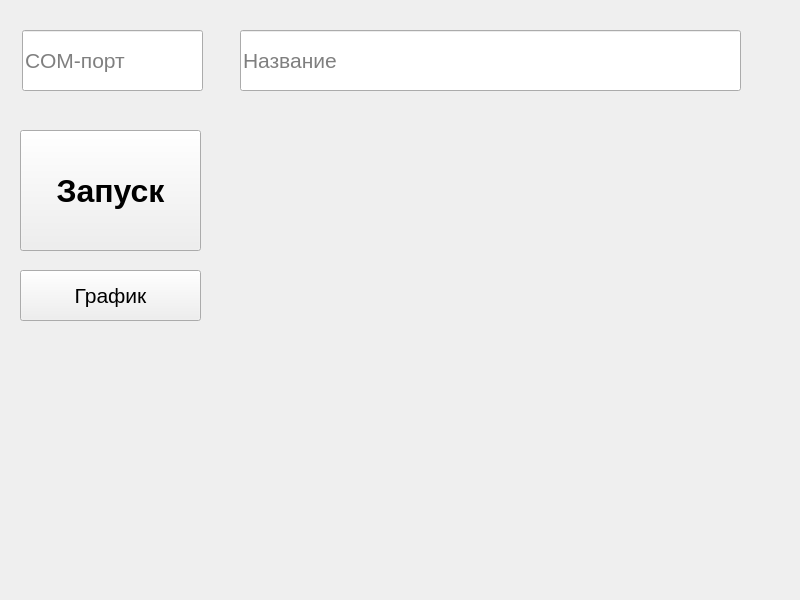
<?xml version="1.0" encoding="UTF-8"?>
<ui version="4.0">
 <class>MainWindow</class>
 <widget class="QMainWindow" name="MainWindow">
  <property name="geometry">
   <rect>
    <x>0</x>
    <y>0</y>
    <width>800</width>
    <height>600</height>
   </rect>
  </property>
  <property name="windowTitle">
   <string>Sensitive Photographer</string>
  </property>
  <widget class="QWidget" name="centralwidget">
   <widget class="QPushButton" name="StartBtn">
    <property name="geometry">
     <rect>
      <x>20</x>
      <y>130</y>
      <width>181</width>
      <height>121</height>
     </rect>
    </property>
    <property name="font">
     <font>
      <pointsize>24</pointsize>
      <bold>true</bold>
     </font>
    </property>
    <property name="text">
     <string>Запуск</string>
    </property>
   </widget>
   <widget class="QLineEdit" name="lineEdit">
    <property name="geometry">
     <rect>
      <x>22</x>
      <y>30</y>
      <width>181</width>
      <height>61</height>
     </rect>
    </property>
    <property name="font">
     <font>
      <pointsize>16</pointsize>
     </font>
    </property>
    <property name="inputMask">
     <string/>
    </property>
    <property name="text">
     <string/>
    </property>
    <property name="placeholderText">
     <string>COM-порт</string>
    </property>
   </widget>
   <widget class="QLineEdit" name="lineEdit_2">
    <property name="geometry">
     <rect>
      <x>240</x>
      <y>30</y>
      <width>501</width>
      <height>61</height>
     </rect>
    </property>
    <property name="font">
     <font>
      <pointsize>16</pointsize>
     </font>
    </property>
    <property name="placeholderText">
     <string>Название</string>
    </property>
   </widget>
   <widget class="QPushButton" name="GraphBtn">
    <property name="geometry">
     <rect>
      <x>20</x>
      <y>270</y>
      <width>181</width>
      <height>51</height>
     </rect>
    </property>
    <property name="font">
     <font>
      <pointsize>16</pointsize>
     </font>
    </property>
    <property name="text">
     <string>График</string>
    </property>
   </widget>
   <widget class="QLabel" name="label">
    <property name="geometry">
     <rect>
      <x>220</x>
      <y>130</y>
      <width>541</width>
      <height>401</height>
     </rect>
    </property>
    <property name="text">
     <string/>
    </property>
    <property name="pixmap">
     <pixmap>../../../../Images/632470_screenshots_20191022113843_1.jpg</pixmap>
    </property>
    <property name="wordWrap">
     <bool>false</bool>
    </property>
    <property name="openExternalLinks">
     <bool>false</bool>
    </property>
   </widget>
  </widget>
  <widget class="QMenuBar" name="menubar">
   <property name="geometry">
    <rect>
     <x>0</x>
     <y>0</y>
     <width>800</width>
     <height>29</height>
    </rect>
   </property>
  </widget>
 </widget>
 <resources/>
 <connections/>
</ui>
